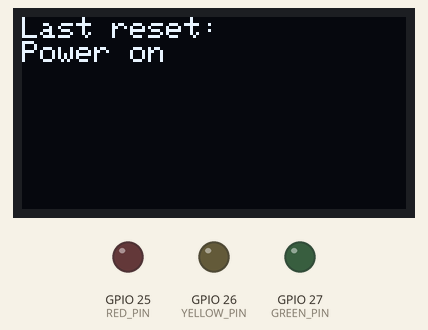
A sketch run on a simulated ESP32. Shown: 128×64 one-colour display, output pins drawn as LEDs (lit = HIGH). WiFi joins after 1.5 s; servers stay silent unless stated; what the sketch prints to the serial monitor is not drawn.

Above: at 0.6 s.
At 3.8 s:
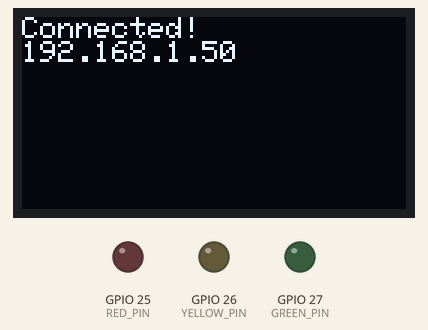
At 4.8 s:
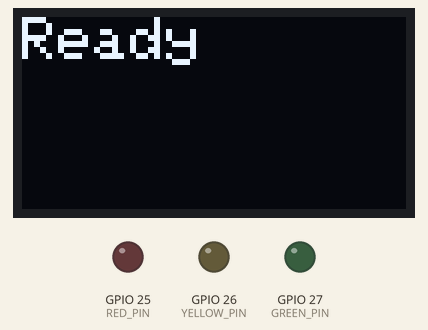

Measured:
- what the display in image 0 shows lasts 1.5 s, from 0.6 s to 2.1 s
- what the display in image 1 shows lasts 1.0 s, from 3.7 s to 4.7 s

The sketch:

oled-and-led-ctrl.ino
```cpp
#include <Arduino.h>
#include <Wire.h>
#include <Adafruit_GFX.h>
#include <Adafruit_SSD1306.h>
#include <WiFi.h>
#include <WiFiClientSecure.h>
#include <HTTPClient.h>
#include <ArduinoJson.h>
#include "esp_system.h"
#include "soc/soc.h"
#include "soc/rtc_cntl_reg.h"

// Set to 1 ONLY as a last-resort workaround if the hardware fixes don't help.
// It hides the symptom; it does not fix the weak power.
#define DISABLE_BROWNOUT 0

#define SCREEN_WIDTH 128
#define SCREEN_HEIGHT 64
Adafruit_SSD1306 display(SCREEN_WIDTH, SCREEN_HEIGHT, &Wire, -1);

const char* ssid     = "QB";
const char* password = "pixar1012";
const char* api_url  = "https://thqbko83xj.execute-api.us-east-1.amazonaws.com/state/esp32_main";

const int RED_PIN    = 25;
const int YELLOW_PIN = 26;
const int GREEN_PIN  = 27;

const unsigned long POLL_INTERVAL_MS   = 3000;
const unsigned long WIFI_TIMEOUT_MS    = 15000;
const unsigned long RECONNECT_EVERY_MS = 10000;

unsigned long lastPoll = 0;
unsigned long lastReconnectTry = 0;
String currentMessage = "Ready";

WiFiClientSecure secureClient;
HTTPClient http;

const char* resetReasonText(esp_reset_reason_t r) {
  switch (r) {
    case ESP_RST_POWERON:  return "Power on";
    case ESP_RST_SW:       return "Software";
    case ESP_RST_PANIC:    return "Crash/panic";
    case ESP_RST_INT_WDT:  return "Int watchdog";
    case ESP_RST_TASK_WDT: return "Task watchdog";
    case ESP_RST_WDT:      return "Watchdog";
    case ESP_RST_BROWNOUT: return "BROWNOUT";
    case ESP_RST_DEEPSLEEP:return "Deep sleep";
    default:               return "Other";
  }
}

void showStatus(const String& l1, const String& l2 = "") {
  display.clearDisplay();
  display.setTextSize(1);
  display.setTextColor(WHITE);
  display.setCursor(0, 0);
  display.println(l1);
  if (l2.length()) display.println(l2);
  display.display();
}

void updateOLED() {
  display.clearDisplay();
  display.setTextSize(2);
  display.setTextColor(WHITE);
  display.setCursor(0, 0);
  display.println(currentMessage);
  display.display();
}

bool connectWiFi() {
  WiFi.disconnect(true);
  delay(100);
  WiFi.mode(WIFI_STA);
  WiFi.setTxPower(WIFI_POWER_8_5dBm);   // lower peak current
  WiFi.begin(ssid, password);
  WiFi.setTxPower(WIFI_POWER_8_5dBm);   // re-apply after begin()

  unsigned long start = millis();
  while (WiFi.status() != WL_CONNECTED && millis() - start < WIFI_TIMEOUT_MS) {
    delay(250);
  }
  return WiFi.status() == WL_CONNECTED;
}

void fetchState() {
  secureClient.setInsecure();           // fine for a hobby project; see note below
  http.setReuse(true);                  // keep the TLS connection alive
  http.setConnectTimeout(5000);
  http.setTimeout(5000);

  if (!http.begin(secureClient, api_url)) return;

  int code = http.GET();
  if (code == HTTP_CODE_OK) {
    String payload = http.getString();

    JsonDocument doc;
    if (!deserializeJson(doc, payload)) {
      const char* text = doc["oled_text"]["S"] | "";
      bool redState    = doc["led_red"]["BOOL"]    | false;
      bool yellowState = doc["led_yellow"]["BOOL"] | false;
      bool greenState  = doc["led_green"]["BOOL"]  | false;

      digitalWrite(RED_PIN,    redState    ? HIGH : LOW);
      digitalWrite(YELLOW_PIN, yellowState ? HIGH : LOW);
      digitalWrite(GREEN_PIN,  greenState  ? HIGH : LOW);

      if (currentMessage != text) {
        currentMessage = text;
        updateOLED();
      }
    }
  } else {
    Serial.printf("HTTP error: %d\n", code);
  }
  http.end();
}

void setup() {
#if DISABLE_BROWNOUT
  WRITE_PERI_REG(RTC_CNTL_BROWN_OUT_REG, 0);
#endif

  Serial.begin(115200);
  delay(500);                            // let the supply settle after boot

  pinMode(RED_PIN, OUTPUT);
  pinMode(YELLOW_PIN, OUTPUT);
  pinMode(GREEN_PIN, OUTPUT);
  digitalWrite(RED_PIN, LOW);
  digitalWrite(YELLOW_PIN, LOW);
  digitalWrite(GREEN_PIN, LOW);

  esp_reset_reason_t reason = esp_reset_reason();
  Serial.printf("Reset reason: %s\n", resetReasonText(reason));

  if (!display.begin(SSD1306_SWITCHCAPVCC, 0x3C)) {
    Serial.println("OLED init failed");   // continue without the display
  }
  showStatus("Last reset:", resetReasonText(reason));
  delay(1500);

  showStatus("Connecting to:", ssid);
  if (connectWiFi()) {
    showStatus("Connected!", WiFi.localIP().toString());
  } else {
    showStatus("WiFi failed", "Will keep retrying");
  }
  delay(1000);
  updateOLED();

  WiFi.setAutoReconnect(true);
  WiFi.persistent(false);                // don't wear flash with credentials
}

void loop() {
  unsigned long now = millis();

  if (WiFi.status() != WL_CONNECTED) {
    if (now - lastReconnectTry >= RECONNECT_EVERY_MS) {
      lastReconnectTry = now;
      showStatus("WiFi lost", "Reconnecting...");
      if (connectWiFi()) updateOLED();
    }
    return;
  }

  if (now - lastPoll >= POLL_INTERVAL_MS) {
    lastPoll = now;
    fetchState();
  }
}
```
